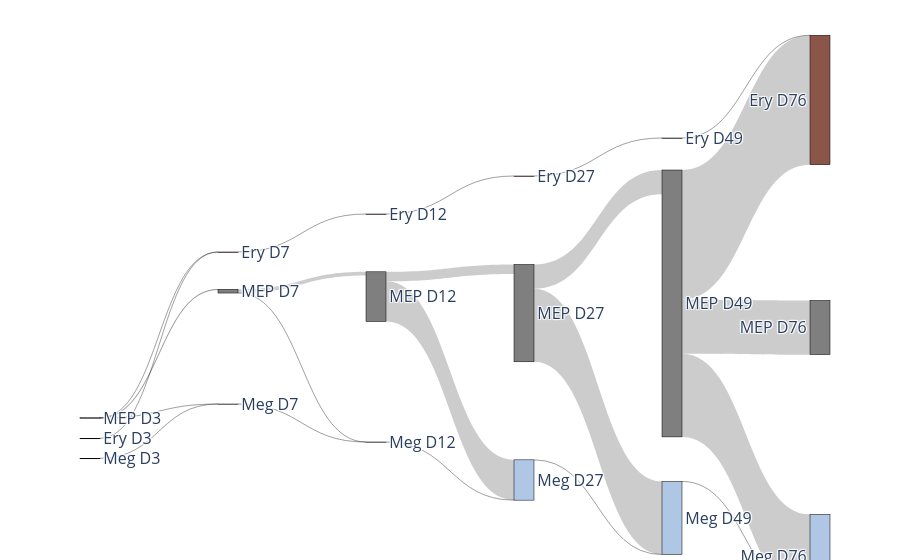

Notebook code for this chart:
### Code cell
fig = go.Figure(data=[go.Sankey(
    node = dict(
      pad = 20,
      thickness = 20,
      line = dict(color = "black", width = 0.5),
      label = label,
      color = color,
      x = x_loc,
      y = y_loc,
      
    ),
    link = dict(
      source = source, # indices correspond to labels, eg A1, A2, A1, B1, ...
      target = target,
      value = value
  ))])

fig.update_layout(font_size=16)
fig.show()

### Figure 1 — Plotly figure (JSON) as saved in the notebook; plotly's stock layout.template omitted (floating-point values rounded to 4 significant figures)
{"data": [{"link": {"source": [0, 1, 2, 0, 1, 2, 0, 1, 2, 3, 4, 5, 3, 4, 5, 3, 4, 5, 6, 7, 8, 6, 7, 8, 6, 7, 8, 9, 10, 11, 9, 10, 11, 9, 10, 11, 12, 13, 14, 12, 13, 14, 12, 13, 14], "target": [3, 3, 3, 4, 4, 4, 5, 5, 5, 6, 6, 6, 7, 7, 7, 8, 8, 8, 9, 9, 9, 10, 10, 10, 11, 11, 11, 12, 12, 12, 13, 13, 13, 14, 14, 14, 15, 15, 15, 16, 16, 16, 17, 17, 17], "value": [5.52e-05, 0, 0, 1.922e-06, 1e-20, 0, 1.455e-08, 0, 1e-20, 0.0003791, 0, 0, 0, 1e-20, 0, 2.048e-06, 0, 1e-20, 0.0009595, 0, 0, 0, 1e-20, 0, 0.004098, 0, 1e-20, 0.002463, 0, 0, 0, 1e-20, 0, 0.007431, 0, 1e-20, 0.005507, 0, 0, 0.01316, 1e-20, 0, 0.008466, 0, 1e-20]}, "node": {"color": ["#7f7f7f", "#8C554A", "#AFC7E5", "#7f7f7f", "#8C554A", "#AFC7E5", "#7f7f7f", "#8C554A", "#AFC7E5", "#7f7f7f", "#8C554A", "#AFC7E5", "#7f7f7f", "#8C554A", "#AFC7E5", "#7f7f7f", "#8C554A", "#AFC7E5"], "label": ["MEP D3", "Ery D3", "Meg D3", "MEP D7", "Ery D7", "Meg D7", "MEP D12", "Ery D12", "Meg D12", "MEP D27", "Ery D27", "Meg D27", "MEP D49", "Ery D49", "Meg D49", "MEP D76", "Ery D76", "Meg D76"], "line": {"color": "black", "width": 0.5}, "pad": 20, "thickness": 20, "x": [0, 0, 0, 0.2, 0.2, 0.2, 0.4, 0.4, 0.4, 0.6, 0.6, 0.6, 0.8, 0.8, 0.8, 1, 1, 1], "y": [0.5379, 0.5, 0.7, 0.5031, 0.4, 0.8, 0.5175, 0.3, 0.9, 0.5608, 0.2, 1, 0.5354, 0.1, 1.1, 0.5988, -1.11e-16, 1.2]}, "type": "sankey"}], "layout": {"font": {"size": 16}}}
